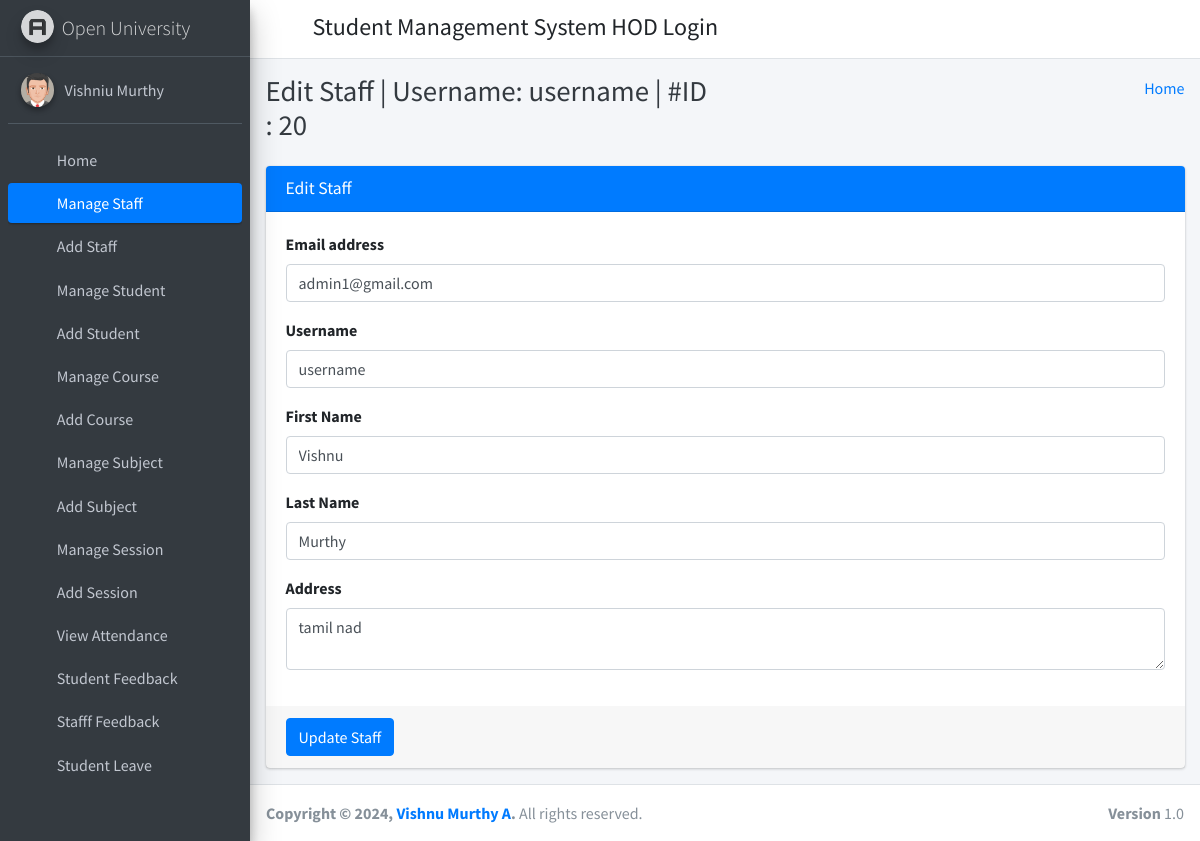
/edit_staff/20/ (signed in), run on the app's committed database.
### student_management_app/models.py (models this page shows)
class CustomUser(AbstractUser):
    user_type_data = ((1, "HOD"), (2, "Staff"), (3, "Student"))
    user_type = models.CharField(default=1, choices=user_type_data, max_length=10)

class Staffs(models.Model):
    id = models.AutoField(primary_key=True)
    admin = models.OneToOneField(CustomUser, on_delete = models.CASCADE)
    address = models.TextField()
    created_at = models.DateTimeField(auto_now_add=True)
    updated_at = models.DateTimeField(auto_now=True)
    objects = models.Manager()

### student_management_app/HodViews.py (the view)
# urls.py: path('edit_staff/<staff_id>/', HodViews.edit_staff, name="edit_staff"),
def edit_staff(request, staff_id):
    staff = Staffs.objects.get(admin=staff_id)
    context = {
        "staff": staff,
        "id": staff_id
    }
    return render(request, "hod_template/edit_staff_template.html", context)

### student_management_app/LoginCheckMiddleWare.py (called while the page is built, shortened)
    def process_view(self, request, view_func, view_args, view_kwargs):
        modulename = view_func.__module__
        user = request.user
        if user.is_authenticated:
            if user.user_type == "1":
                if modulename == "student_management_app.HodViews":
                    pass
                elif modulename == "student_management_app.views" or modulename == "django.views.static":
                    pass
                else:
                    return redirect("admin_home")
            else:
                return redirect("login")
        else:
            if request.path == reverse("login") or request.path == reverse("doLogin"):
                pass
            else:
                return redirect("login")

### student_management_app/templates/hod_template/edit_staff_template.html (shortened to what this page needs)
{% extends 'hod_template/base_template.html' %}
{% block page_title %}
    Edit Staff | Username: {{ staff.admin.username }} | #ID : {{ staff.admin.id }}
{% endblock page_title %}
{% block main_content %}
{% load static %}
<section class="content">
        <div class="container-fluid">
            <div class="row">
                <div class="col-md-12">
                    <div class="card card-primary">
                    <div class="card-header">
                        <h3 class="card-title">Edit Staff</h3>
                    </div>
                    <form role="form" method="POST" action="{% url 'edit_staff_save' %}">
                        <div class="card-body">
                            <div class="form-group">
                                <label>Email address</label>
                                <input type="email" class="form-control" name="email" value="{{ staff.admin.email }}">
                            </div>
                            <div class="form-group">
                                <label>Username</label>
                                <input type="text" class="form-control" name="username" value="{{ staff.admin.username }}">
                            </div>
                            <div class="form-group">
                                <label>First Name</label>
                                <input type="text" class="form-control" name="first_name" value="{{ staff.admin.first_name }}">
                            </div>
                            <div class="form-group">
                                <label>Last Name</label>
                                <input type="text" class="form-control" name="last_name" value="{{ staff.admin.last_name }}">
                            </div>
                            <div class="form-group">
                                <label>Address</label>
                                <textarea class="form-control" name="address">{{ staff.address }}</textarea>
                            </div>
                        </div>
                        <div class="card-footer">
                        <button type="submit" class="btn btn-primary">Update Staff</button>
                        </div>
                    </form>
                    </div>
                </div>
            </div>
        </div>
      </section>
  {% endblock main_content %}

### student_management_app/templates/hod_template/sidebar_template.html (shortened to what this page needs)
{% load static %}
<aside class="main-sidebar sidebar-dark-primary elevation-4">
      <a href="{% url 'admin_home' %}" class="brand-link">
        <img src="{% static 'dist/img/AdminLTELogo.png' %}" alt="AdminLTE Logo" class="brand-image img-circle elevation-3"
            style="opacity: .8">
        <span class="brand-text font-weight-light">Open University</span>
      </a>
      <div class="sidebar">
        <div class="user-panel mt-3 pb-3 mb-3 d-flex">
          <div class="image">
            <img src="{% static 'dist/img/user2-160x160.jpg' %}" class="img-circle elevation-2" alt="User Image">
          </div>
          <div class="info">
            <a href="{% url 'admin_profile' %}" class="d-block">{{ user.first_name }} {{ user.last_name }}</a>
          </div>
        </div>
        <nav class="mt-2">
          <ul class="nav nav-pills nav-sidebar flex-column" data-widget="treeview" role="menu" data-accordion="false">
            <li class="nav-item">
              {% url 'admin_home' as admin_home %}
              <a href="{{ admin_home }}" class="nav-link {% if request.path == admin_home %} active {% endif %}">
                <i class="nav-icon fas fa-tachometer-alt"></i>
                <p>
                  Home
                </p>
              </a>
            </li>
            <li class="nav-item">
              {% url 'manage_staff' as manage_staff %}
              {% url 'edit_staff' staff_id=id as edit_staff %}
              <a href="{{ manage_staff }}" class="nav-link {% if request.path == manage_staff %} active {% endif %} {% if request.path == edit_staff %} active {% endif %}">
                <i class="nav-icon fas fa-chalkboard-teacher"></i>
                <p>
                  Manage Staff
                </p>
              </a>
            </li>
            <li class="nav-item">
              {% url 'add_staff' as add_staff %}
              <a href="{{ add_staff }}" class="nav-link {% if request.path == add_staff %} active {% endif %}">
                <i class="nav-icon fas fa-th"></i>
                <p>
                  Add Staff
                </p>
              </a>
            </li>
            <li class="nav-item">
              {% url 'manage_student' as manage_student %}
              {% url 'edit_student' student_id=id as edit_student %}
              <a href="{{ manage_student }}" class="nav-link {% if request.path == manage_student %} active {% endif %} {% if request.path == edit_student %} active {% endif %}">
                <i class="nav-icon fas fa-user-graduate"></i>
                <p>
                  Manage Student
                </p>
              </a>
            </li>
            <li class="nav-item">
              {% url 'add_student' as add_student %}
              <a href="{{ add_student }}" class="nav-link {% if request.path == add_student %} active {% endif %}">
                <i class="nav-icon fas fa-th"></i>
                <p>
                  Add Student
                </p>
              </a>
            </li>
            <li class="nav-item">
              {% url 'manage_course' as manage_course %}
              {% url 'edit_course' course_id=id as edit_course %}
              <a href="{{ manage_course }}" class="nav-link {% if request.path == manage_course %} active {% endif %} {% if request.path == edit_course %} active {% endif %}">
                <i class="nav-icon fas fa-chalkboard"></i>
                <p>
                  Manage Course
                </p>
              </a>
            </li>
            <li class="nav-item">
            {% url 'add_course' as add_course %}
              <a href="{{ add_course }}" class="nav-link {% if request.path == add_course %} active {% endif %}">
                <i class="nav-icon fas fa-th"></i>
                <p>
                  Add Course
                </p>
              </a>
            </li>
            <li class="nav-item">
              {% url 'manage_subject' as manage_subject %}
              {% url 'edit_subject' subject_id=id as edit_subject %}
              <a href="{{ manage_subject }}" class="nav-link {% if request.path == manage_subject %} active {% endif %} {% if request.path == edit_subject %} active {% endif %}">
                <i class="nav-icon fas fa-book"></i>
                <p>
                  Manage Subject
                </p>
              </a>
            </li>
            <li class="nav-item">
              {% url 'add_subject' as add_subject %}
              <a href="{{ add_subject }}" class="nav-link {% if request.path == add_subject %} active {% endif %}">
                <i class="nav-icon fas fa-th"></i>
                <p>
                  Add Subject
                </p>
              </a>
            </li>
            <li class="nav-item">
              {% url 'manage_session' as manage_session %}
              {% url 'edit_session' session_id=id as edit_session %}
              <a href="{{ manage_session }}" class="nav-link {% if request.path == manage_session %} active {% endif %} {% if request.path == edit_session %} active {% endif %}">
                <i class="nav-icon fas fa-graduation-cap"></i>
                <p>
                  Manage Session
                </p>
              </a>
            </li>
            <li class="nav-item">
              {% url 'add_session' as add_session %}
              <a href="{{ add_session }}" class="nav-link {% if request.path == add_session %} active {% endif %}">
                <i class="nav-icon fas fa-th"></i>
                <p>
                  Add Session
                </p>
              </a>
            </li>
            <li class="nav-item">
              {% url 'admin_view_attendance' as admin_view_attendance %}
              <a href="{{ admin_view_attendance }}" class="nav-link {% if request.path == admin_view_attendance %} active {% endif %}">
                <i class="nav-icon fas fa-calendar-alt"></i>
                <p>
                  View Attendance
                </p>
              </a>
            </li>
            <li class="nav-item">
              {% url 'student_feedback_message' as student_feedback_message %}
              <a href="{{ student_feedback_message }}" class="nav-link {% if request.path == student_feedback_message %} active {% endif %}">
                <i class="nav-icon fas fa-th"></i>
                <p>
                  Student Feedback
                </p>
              </a>
            </li>
            <li class="nav-item">
              {% url 'staff_feedback_message' as staff_feedback_message %}
              <a href="{{ staff_feedback_message }}" class="nav-link {% if request.path == staff_feedback_message %} active {% endif %}">
                <i class="nav-icon fas fa-th"></i>
                <p>
                  Stafff Feedback
                </p>
              </a>
            </li>
            <li class="nav-item">
              {% url 'student_leave_view' as student_leave_view %}
              <a href="{{ student_leave_view }}" class="nav-link {% if request.path == student_leave_view %} active {% endif %}">
                <i class="nav-icon fas fa-th"></i>
                <p>
                  Student Leave
                </p>
              </a>
            </li>
            <li class="nav-item">
              {% url 'staff_leave_view' as staff_leave_view %}
              <a href="{{ staff_leave_view }}" class="nav-link {% if request.path == staff_leave_view %} active {% endif %}">
                <p>
                </p>
              </a>
            </li>
          </ul>
        </nav>
      </div>
    </aside>

### data on the page
CustomUser: first_name "Vishniu", last_name "Murthy"
Staffs: admin.username "username", admin.id "20", email "admin1@gmail.com", username "username", first_name "Vishnu", last_name "Murthy", address "tamil nad"
